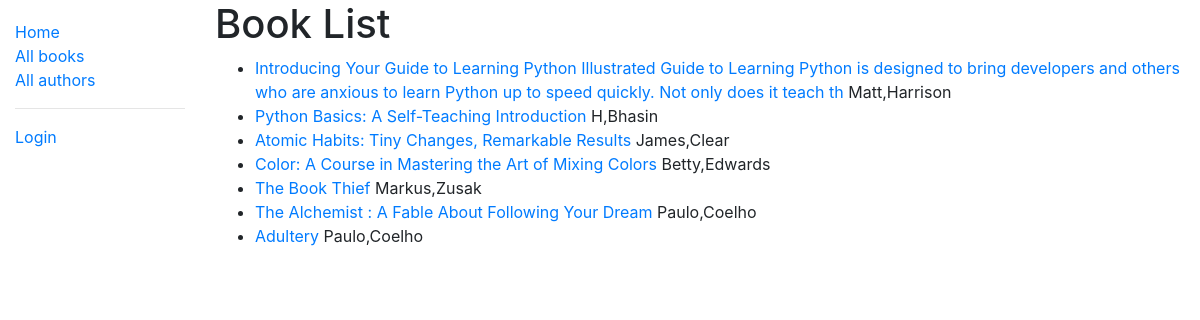
Page /catalog/books/ on the earlier database version.
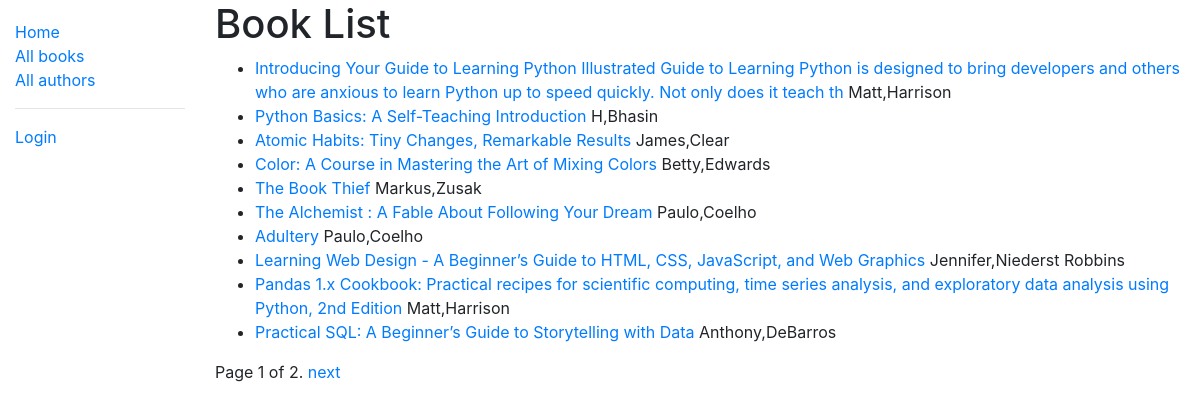
Same page on the later database version.
### catalog/models.py (models this page shows, shortened)
class Book(models.Model):
    title = models.CharField(max_length=200)
    author = ForeignKey('Author', on_delete=models.SET_NULL, null=True)
    summary = models.TextField(max_length=1000, help_text="Enter a brief description of the book")
    isbn = models.CharField('ISBN', max_length=13, unique=True, help_text='13 \
        characters <a href="https://www.isbn-international.org/content/what-isbn">ISBN number</a>')
    genre = models.ManyToManyField(Genre, help_text="Select a genre for this book")
    language = models.ForeignKey(Language, on_delete=models.SET_NULL, null=True)
    def get_absolute_url(self):
        return reverse('book-detail', args=[str(self.id)])
    def display_genre(self):
        """Create a string for the genre. This is required to display in the admin site."""
        return ', '.join(genre.name for genre in self.genre.all()[0:3])
    display_genre.short_description = 'Genre    '

class Author(models.Model):
    first_name = models.CharField(max_length=100)
    last_name = models.CharField(max_length=100)
    date_of_birth = models.DateField(null=True, blank=True)
    date_of_death = models.DateField('Died', null=True, blank=True)
    class Meta:
        ordering = ['last_name', 'first_name']
    def __str__(self) -> str:
        return f'{self.first_name},{self.last_name}'

### catalog/views.py (the view)
# urls.py: path('books/', views.BookListView.as_view(), name="books"),
class BookListView(generic.ListView):
    model = Book
    paginate_by = 10

### catalog/templates/catalog/book_list.html
{% extends "base_generic.html" %}
{% block content %}
    <h1>Book List</h1>
    {% if book_list %}
        <ul>
        {% for book in book_list %}
            <li><a href="{{ book.get_absolute_url }}">{{ book.title }}</a> {{ book.author }}</li>
        {% endfor %}
        </ul>
    {% else %}
        <p>There are no books in the library.</p>
    {% endif %}
{% endblock %}

### catalog/templates/base_generic.html (shortened to what this page needs)
<!DOCTYPE html>
<html lang="en">
    <head>
        <link rel="stylesheet" href="https://cdn.jsdelivr.net/npm/bootstrap@4.5.3/dist/css/bootstrap.min.css">
        {% load static %}
        <link rel="stylesheet" href="{% static 'css/styles.css' %}">
    </head>
    <body>
        <div class="container-fluid">
            <div class="row">
                <div class="col-sm-2">
                    {% block sidebar %}
                    <ul class="sidebar-nav">
                        <li><a href="{% url 'index' %}">Home</a></li>
                        <li><a href="{% url 'books' %}">All books</a></li>
                        <li><a href="{% url 'authors' %}">All authors</a></li>
                        <hr>
                        {% if user.is_authenticated %}
                            <li>User: {{ user.get_username }}</li>
                            <li><a href="{% url 'my-borrowed' %}">My Borrowed</a></li>
                            <li><a href="{% url 'logout' %}?next={{request.path}}">Logout</a></li>
                        {% else %}
                            <li><a href="{% url 'login' %}?next={{ request.path }}">Login</a></li>
                        {% endif %}
                    </ul>
                    {% endblock %}
                </div>
                <div class="col-sm-10">
                    {% block content %}{% endblock %}
                    {% block pagination %}
                        {% if is_paginated %}
                            <div class="pagination">
                                <span class="page-links">
                                    <span class="page-current">
                                        Page {{ page_obj.number }} of {{ page_obj.paginator.num_pages}}.
                                    </span>
                                    {% if page_obj.has_next %}
                                        <a href="{{ request.path }}?page={{ page_obj.next_page_number }}">next</a>
                                    {% endif %}
                                </span>
                            </div>
                        {% endif %}
                    {% endblock %}
                </div>
            </div>
        </div>
    </body>
</html>

### catalog/static/css/styles.css (style rules this page uses)
.sidebar-nav { margin-top: 20px; padding: 0; list-style: none; }

Differences in the rows shown:
added Book: title "Learning Web Design - A Beginner’s Guide to HTML, CSS, JavaScript, and Web Graphics", author "Jennifer,Niederst Robbins"
added Book: title "Pandas 1.x Cookbook: Practical recipes for scientific computing, time series analysis, and exploratory data analysis using Python, 2nd Edition", author "Matt,Harrison"
added Book: title "Practical SQL: A Beginner’s Guide to Storytelling with Data", author "Anthony,DeBarros"
Other differences:
{{ page_obj.number }}: (not shown) → "1"
{{ page_obj.paginator.num_pages }}: (not shown) → "2"
text now shown: "Page of . next"
